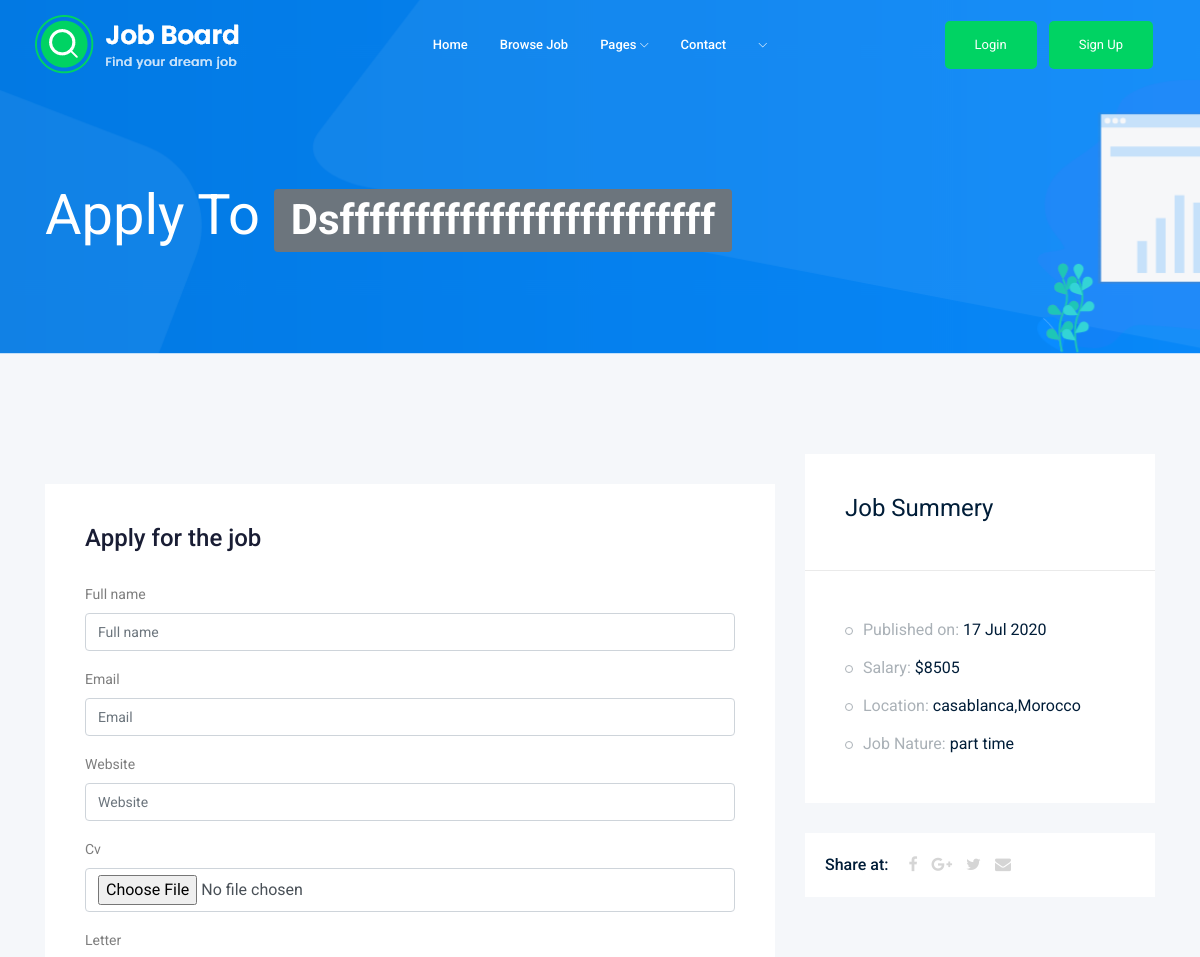
The app's page /2/apply (upper part), older data.
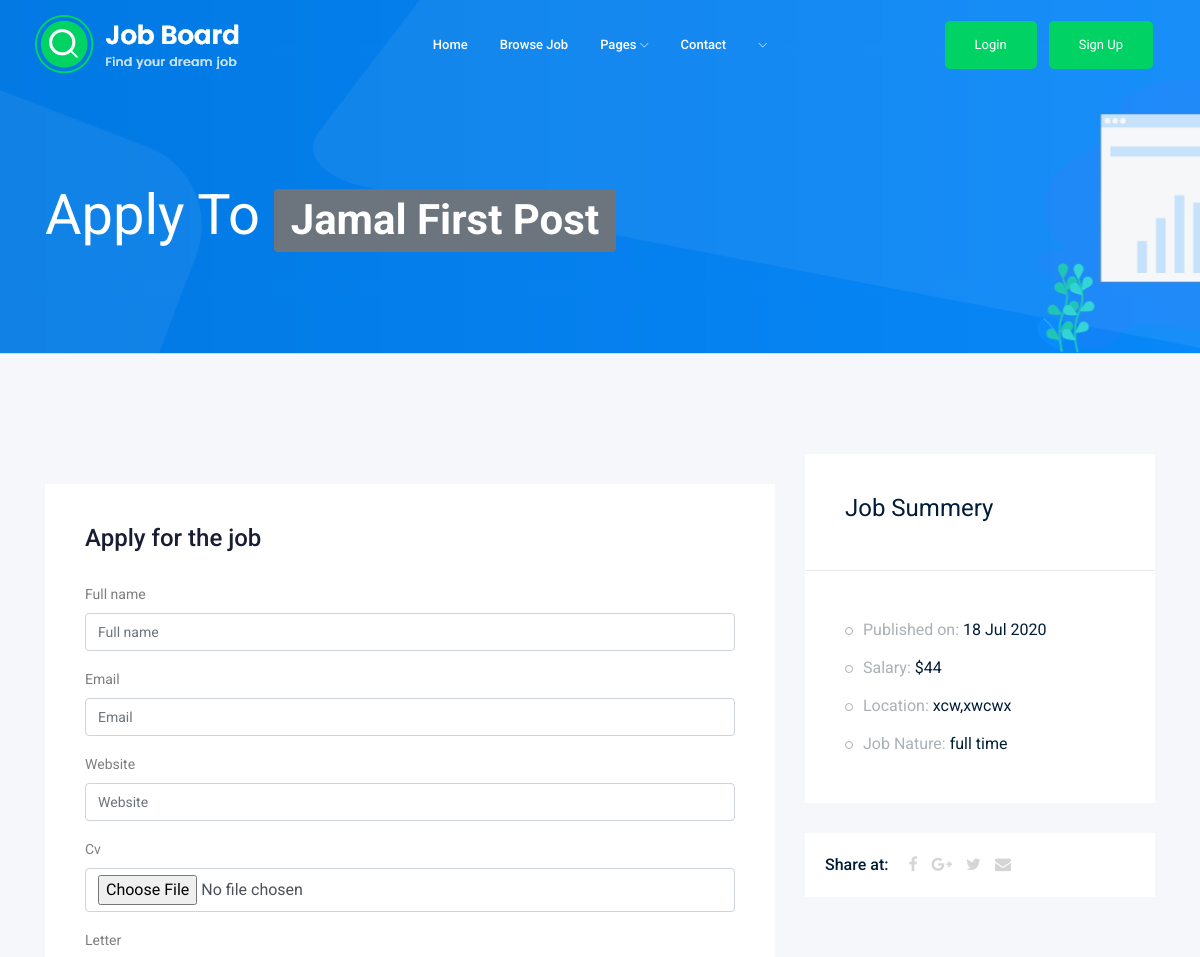
The same page, newer data.
### Job/models.py (models this page shows, shortened)
class Job(models.Model):
    owner=models.ForeignKey(User ,on_delete=models.CASCADE)
    title=models.CharField(max_length=200)
    description=models.TextField()
    image=models.ImageField(upload_to='media/images/')
    city = models.CharField(max_length=200)
    contry=models.CharField(max_length=200)
    job_type = models.CharField(max_length=10, choices=Job_Type)
    published_at=models.DateTimeField(auto_now_add=True)
    salary=models.IntegerField(default=0)
    slug = models.SlugField(null=True, blank=True)

### Job/views.py (the view)
# urls.py: path('<int:id>/apply', v.apply, name='apply'),
def apply(request, id):
    job = get_object_or_404(Job, id=id)
    if request.method == 'POST':
        form = ApplyForm(request.POST, request.FILES)
        if form.is_valid():
            myform = form.save(commit=False)
            myform.job = job
            myform.save()
            return redirect("/")
    else:
        form = ApplyForm()
    context = {
        'form': form,
        'job': job,
    }
    return render(request, 'apply.html', context)

### Job/forms.py
class ApplyForm(forms.ModelForm):
    class Meta:
        model=Apply
        fields='__all__'
        exclude = ('job',)

### Job/templates/apply.html (shortened to what this page needs)
{% extends 'base.html' %}
{% load static %}
{% load bootstrap4 %}
{% block content %}
<div class="bradcam_area bradcam_bg_1">
    <div class="container">
        <div class="row">
            <div class="col-xl-12">
                <div class="bradcam_text">
                    <h3>Apply To <span class="badge badge-secondary">{{job.title}}</span></h3>
                </div>
            </div>
        </div>
    </div>
</div>
<div class="job_details_area">
    <div class="container">
        <div class="row">
            <div class="col-lg-8">
                <div class="apply_job_form white-bg">
                    <h4>Apply for the job</h4>
                    <form method="POST" class="form" enctype="multipart/form-data">
                        {% bootstrap_form form %}
                    </form>
                </div>
            </div>
            <div class="col-lg-4">
                <div class="job_sumary">
                    <div class="summery_header">
                        <h3>Job Summery</h3>
                    </div>
                    <div class="job_content">
                        <ul>
                            <li>Published on: <span>{{job.published_at|date:"d M o "}}</span></li>
                            <li>Salary: <span> ${{job.salary}} </span></li>
                            <li>Location: <span>{{job.city}},{{job.contry}}</span></li>
                            <li>Job Nature: <span> {{job.job_type}}</span></li>
                        </ul>
                    </div>
                </div>
                <div class="share_wrap d-flex">
                    <span>Share at:</span>
                    <ul>
                        <li><a href="#"> <i class="fa fa-facebook"></i></a> </li>
                        <li><a href="#"> <i class="fa fa-google-plus"></i></a> </li>
                        <li><a href="#"> <i class="fa fa-twitter"></i></a> </li>
                        <li><a href="#"> <i class="fa fa-envelope"></i></a> </li>
                    </ul>
                </div>
            </div>
        </div>
    </div>
</div>
{% endblock content %}

Row changes from the older to the newer data that the page shows:
changed Job: title "Dsfffffffffffffffffffffffff" → "Jamal First Post"; published_at "17 Jul 2020" → "18 Jul 2020"; salary "8505" → "44"; city "casablanca" → "xcw"; contry "Morocco" → "xwcwx"; job_type "part time" → "full time"
